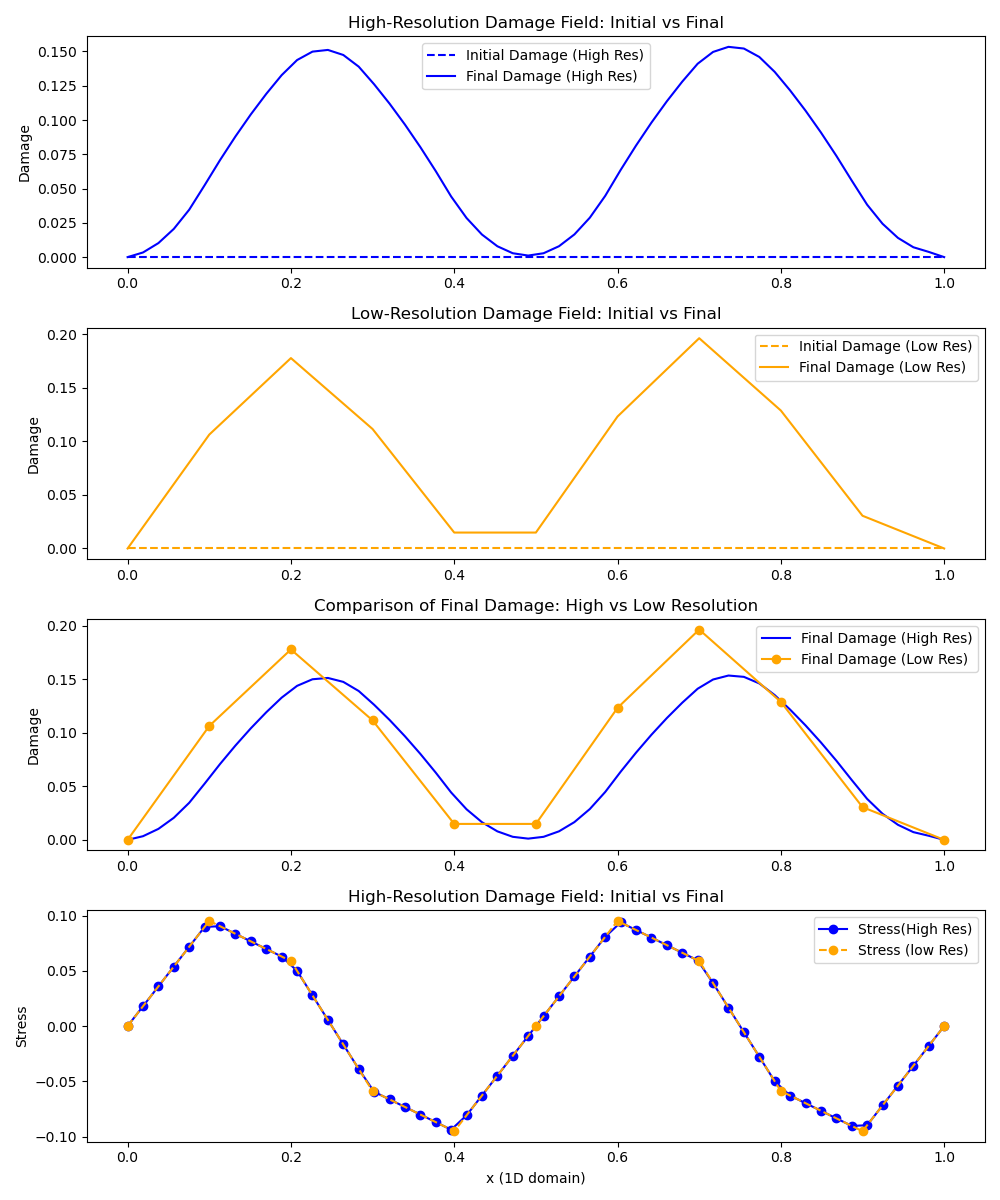

Write Python code to recreate this figure.
import numpy as np
import matplotlib.pyplot as plt

# Parameters
domain_length = 1.0  # Length of the 1D domain
nx_low = 11         # Number of points in low-resolution grid
nx_high = nx_low * 5 - 1       # Number of points in high-resolution grid
dt = 0.01            # Time step
nt = 10000             # Number of time steps
velocity = 0.1       # Constant advection velocity
source_coefficient = 0.1  # Coefficient for the source term

# High-resolution and low-resolution grids
x_high = np.linspace(0, domain_length, nx_high)
x_low = np.linspace(0, domain_length, nx_low)
dx_high = x_high[1] - x_high[0]
dx_low = x_low[1] - x_low[0]

# Initial damage field (step function)
damage_high = np.zeros(nx_high)
damage_low = np.zeros(nx_low)

stress_low=  0.1 * np.sin(4 * np.pi * x_low)  # Example stress field

#interpolation of stress from low to high resolution
stress_high= np.interp(x_high, x_low, stress_low)

# Stress field on low-resolution grid
def source(D,stress, B=1):
    s = B * stress / (1 - D)  
    return s

# Function to advect damage using finite differences
def advect_damage(damage, velocity, dx, dt):
    advected_damage = np.copy(damage)
    for i in range(1, len(damage) - 1):  # Exclude boundaries for simplicity
        advected_damage[i] -= velocity * dt / dx * (damage[i] - damage[i - 1])
    return advected_damage

# Store initial conditions for comparison
initial_damage_high = np.copy(damage_high)
initial_damage_low = np.copy(damage_low)

# Main simulation loop
for t in range(nt):
    # Advect damage fields at high and low resolution
    damage_high_advected = advect_damage(damage_high, velocity, dx_high, dt)
    damage_low_advected = advect_damage(damage_low, velocity, dx_low, dt)
    
      # Add source term to high-resolution damage
    damage_high = damage_high_advected + source(damage_high_advected, stress_high) * dt
    damage_low =  damage_low_advected + source(damage_low_advected, stress_low) * dt
    
    
# Plot results
fig, axs = plt.subplots(4, 1, figsize=(10, 12))

# Initial vs final high-resolution damage field
axs[0].plot(x_high, initial_damage_high, label="Initial Damage (High Res)", color="blue", linestyle="--")
axs[0].plot(x_high, damage_high, label="Final Damage (High Res)", color="blue")
axs[0].set_ylabel("Damage")
axs[0].set_title("High-Resolution Damage Field: Initial vs Final")
axs[0].legend()

# Initial vs final low-resolution damage field
axs[1].plot(x_low, initial_damage_low, label="Initial Damage (Low Res)", color="orange", linestyle="--")
axs[1].plot(x_low, damage_low, label="Final Damage (Low Res)", color="orange")
axs[1].set_ylabel("Damage")
axs[1].set_title("Low-Resolution Damage Field: Initial vs Final")
axs[1].legend()

# Final high-resolution vs low-resolution damage field
axs[2].plot(x_high, damage_high, label="Final Damage (High Res)", color="blue")
axs[2].plot(x_low, damage_low, 'o-', label="Final Damage (Low Res)", color="orange")
axs[2].set_ylabel("Damage")
axs[2].set_title("Comparison of Final Damage: High vs Low Resolution")
axs[2].legend()

# stress
axs[3].plot(x_high, stress_high, label="Stress(High Res)", color="blue", linestyle="-", marker='o')
axs[3].plot(x_low, stress_low, label="Stress (low Res)", color="orange", linestyle="--", marker='o')
axs[3].set_ylabel("Stress")
axs[3].set_xlabel("x (1D domain)")
axs[3].set_title("High-Resolution Damage Field: Initial vs Final")
axs[3].legend()


plt.tight_layout()
plt.savefig('2_Mesh_Source.png')
